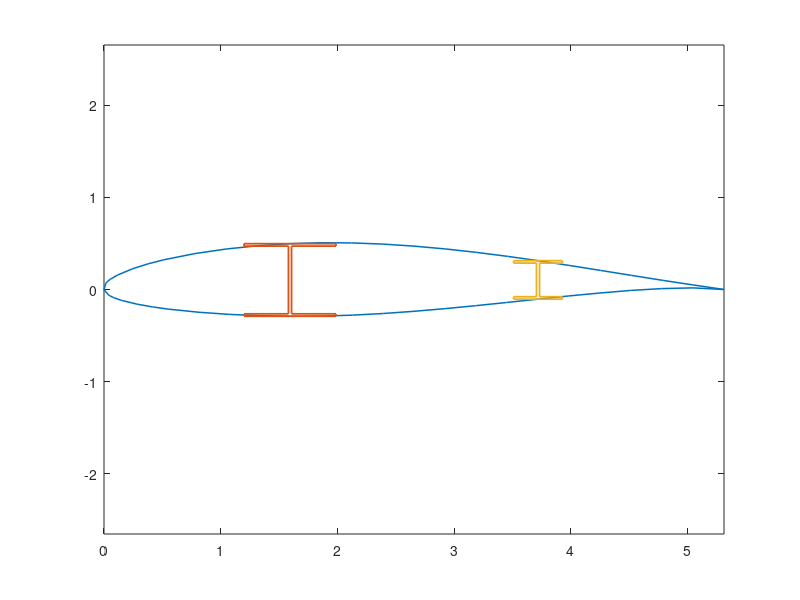

This figure's MATLAB source: (Note: this script raises an error after producing the figure.)
c = 1.619*3.28084;
coordinates = load('n63415-il.dat');
x = .01*c*coordinates(:,1);
y = .01*c*coordinates(:,2);
x1 = 0.3*c;
x2 = 0.7*c; 
tw = 0.008*3.28084;
tf = 0.008*3.28084;
y11=0.1517*3.28084;
y12=-0.08855*3.28084;
y21=0.09546*3.28084;
y22=-0.031975*3.28084;
t1 = y11-y12;
t2 = y21-y22;
plot(x,y,'Linewidth',1.1);
hold on
plot([x1-t1/2, x1+t1/2, x1+t1/2, x1+tw/2, ...
    x1+tw/2, x1+t1/2, x1+t1/2, x1-t1/2, x1-t1/2, x1-tw/2, ...
    x1-tw/2, x1-t1/2, x1-t1/2],[y11, y11, y11-tf, y11-tf, y12+tf, y12+tf, ...
    y12, y12, y12+tf, y12+tf, y11-tf, y11-tf, y11],'Linewidth', 1.3);
xlim([0 1]*c);
ylim([-0.5 0.5]*c);
hold on
plot([x2-t2/2, x2+t2/2, x2+t2/2, x2+tw/2, ...
    x2+tw/2, x2+t2/2, x2+t2/2, x2-t2/2, x2-t2/2, x2-tw/2, ...
    x2-tw/2, x2-t2/2, x2-t2/2],[y21, y21, y21-tf, y21-tf, y22+tf, y22+tf, ...
    y22, y22, y22+tf, y22+tf, y21-tf, y21-tf, y21], 'Linewidth', 1.3);
ax = gca;
ax.FontSize = 14;
ax.XAxis.LineWidth = 1.2;
ax.YAxis.LineWidth = 1.2;
hold on
z_stinger=[x(12),x(9),x(40),x(43)];
y_stinger=[y(12),y(9),y(40),y(43)];
plot(z_stinger,y_stinger, '*k')